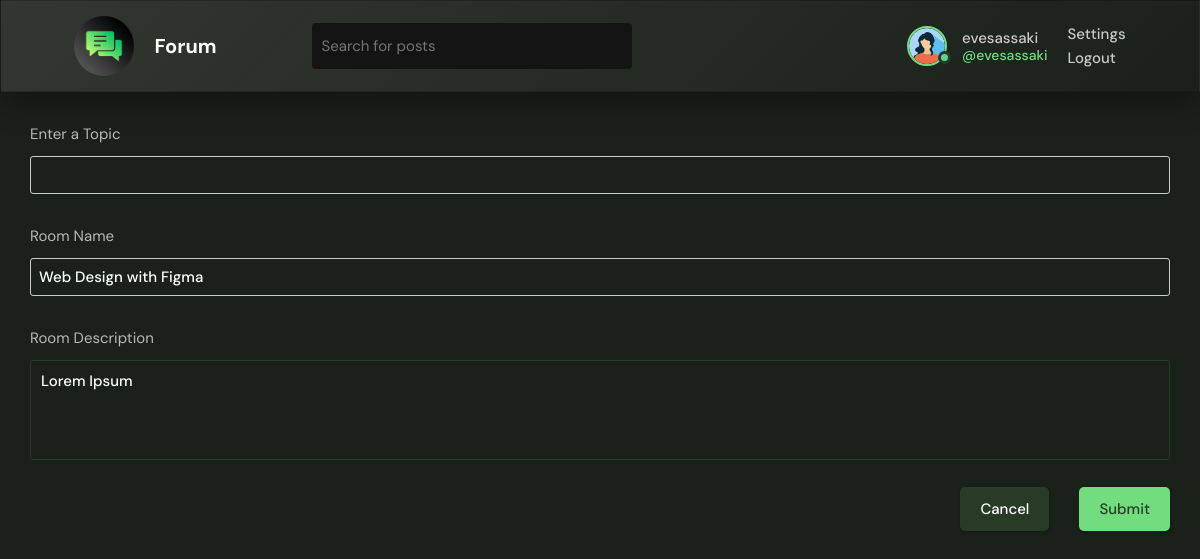
Page /update-room/5/ (signed in) on the committed database.
### base/models.py (models this page shows, shortened)
class User(AbstractUser):
    name = models.CharField(max_length=200, null=True)
    email = models.EmailField(unique=True, null=True)
    bio = models.TextField(null=True)
    avatar = models.ImageField(null=True, default='avatar.png')
    USERNAME_FIELD = 'email'
    REQUIRED_FIELDS = []

class Room(models.Model):
    host = models.ForeignKey(User, on_delete=models.SET_NULL, null=True)
    topic = models.ForeignKey(Topic, on_delete=models.SET_NULL, null=True)
    name = models.CharField(max_length=200)
    description = models.TextField(null=True, blank=True)
    participants = models.ManyToManyField(User, related_name='participants', blank=True)
    updated = models.DateTimeField(auto_now=True)
    created = models.DateTimeField(auto_now_add=True)
    class Meta:
        ordering = ['-updated', '-created']

### base/views.py (the view)
# urls.py: path('update-room/<str:pk>/', views.updateRoom, name="update-room"),
@login_required(login_url='login')
def updateRoom(request, pk):
    room = Room.objects.get(id=pk)
    form = RoomForm(instance=room)
    topics = Topic.objects.all()
    if request.user != room.host:
        return HttpResponse('You are not allowed here.')
    if request.method == 'POST':
        form = RoomForm(request.POST, instance=room)
        if form.is_valid():
            form.save()
            return redirect('home')
    context = {'form': form, 'topics': topics}
    return render(request, 'base/room_form.html', context)

### base/forms.py
class RoomForm(ModelForm):
    class Meta:
        model = Room
        fields = '__all__'
        exclude = ['host', 'participants']

### base/templates/base/room_form.html (shortened to what this page needs)
{% extends 'main.html' %} {% block content %}
<div class="layout__body">
  <form class="form" action="" method="POST">
    <div class="form__group">
      <label for="room_topic">Enter a Topic</label>
      <input
        required
        type="text"
        value="{{room.topic.name}}"
        name="topic"
        list="topic-list"
      />
    </div>
    <div class="form__group">
      <label for="room_name">Room Name</label>
      {{form.name}}
    </div>
    <div class="form__group">
      <label for="room_description">Room Description</label>
      {{form.description}}
    </div>
    <div class="form__action">
      <a class="btn btn--dark" href="{{request.META.HTTP_REFERER}}">Cancel</a>
      <button class="btn btn--main" type="submit">Submit</button>
    </div>
  </form>
</div>
{% endblock content %}

### templates/navbar.html
{% load static %}
<header class="header header--loggedIn">
  <div class="container">
    <a href="{% url 'home' %}" class="header__logo">
      <img src="{% static 'images/logo.png' %}" />
      <h1>Forum</h1>
    </a>
    <form class="header__search" method="GET" action="{% url 'home' %}">
      <label>
        <input name="q" placeholder="Search for posts" />
      </label>
    </form>
    <nav class="header__menu">
      {% if request.user.is_authenticated %}
      <div class="header__user">
        <a href="{% url 'update-user' %}">
          <div class="avatar avatar--medium active">
            <img src="{{request.user.avatar.url}}" />
          </div>
          <p>
            {{request.user.username}} <span>@{{request.user.username}}</span>
          </p>
        </a>
        <div>
          <a href="{% url 'update-user' %}" class="dropdown-link"> Settings</a>
          <a href="{% url 'logout' %}" class="dropdown-link"> Logout</a>
        </div>
      </div>
      {% else %}
      <a href="{% url 'login' %}">
        <img src="{% static 'images/avatar.png' %}" />
        <p>Login</p>
      </a>
      {% endif %}
    </nav>
  </div>
</header>

### static/styles/style.css (style rules this page uses)
:root { --color-main: #71dd7f; --color-main-light: #e1f6fb; --color-dark: #283b26; --color-dark-medium: #141414; --color-light: #ffffff; --color-gray: #c9c9c9; --color-light-gray: #b2bdb4; --color-bg: #1a201a; --color-success: #5dd693; --color-error: #fc4b0b; }
* { font-family: "DM Sans", -apple-system, BlinkMacSystemFont, "Segoe UI", Roboto, Oxygen, Ubuntu, Cantarell, "Open Sans", "Helvetica Neue", sans-serif; margin: 0; padding: 0; box-sizing: border-box; text-rendering: optimizeLegibility; font-size: inherit; }
html { font-size: 56.25%; }
@media only screen and (min-width: 1200px) { html { font-size: 62.5%; } }
body { line-height: 1.6; font-weight: 400; font-size: 1.5rem; color: var(--color-light-gray); background-color: var(--color-bg); min-height: 100vh; }
img { width: 100%; }
a { display: inline-block; color: var(--color-main); text-decoration: none; }
.container { max-width: 120rem; width: 90%; margin: auto; }
.btn { background-color: var(--color-main); color: #141414; border: none; display: inline-flex; align-items: center; gap: 1rem; cursor: pointer; transition: all ease-in-out 0.3s; padding: 1rem 2rem; border-radius: 5px; box-shadow: 1px 1px 3px 1px rgba(0, 0, 0, 0.15); font-weight: 500; }
.btn--main { background-color: var(--color-main); color: var(--color-dark); }
.btn--dark { background-color: var(--color-dark); color: var(--color-light); }
.avatar { position: relative; display: inline-block; border-radius: 50%; border: 2px solid var(--color-main); }
.avatar img { display: block; border-radius: 50%; object-fit: cover; object-position: center; }
.avatar::after { content: ""; display: block; position: absolute; background-color: var(--color-gray); z-index: 111; border-radius: 50%; border: 0.3rem solid var(--color-dark); }
.avatar.active::after { background-color: var(--color-success); }
.avatar.avatar--medium img { width: 3.6rem; height: 3.6rem; border-radius: 50%; }
.avatar.avatar--medium:after { width: 0.7rem; height: 0.7rem; bottom: 0px; right: -6px; }
.header { padding: 1.5rem; background: linear-gradient(135deg, rgba(255, 255, 255, 0.1), rgba(255, 255, 255, 0)); -webkit-backdrop-filter: blur(20px); box-shadow: 0 8px 32px 0 rgba(0, 0, 0, 0.37); border: 1px solid rgba(0, 0, 0, 0.18); }
.header > .container { display: flex; align-items: center; gap: 9.5rem; }
.header__logo, .header__user { display: flex; gap: 2rem; align-items: center; }
.header__logo > img { height: 60px; width: 60px; }
.header__logo > h1 { font-weight: 700; font-size: 2rem; color: var(--color-light); }
.header__search > label { background-color: var(--color-dark-medium); padding: 1.3rem 1rem; display: flex; align-items: center; gap: 1rem; border-radius: 4px; }
.header__search input { width: 30rem; background: transparent; border: none; outline: none; color: var(--color-light); }
.header__menu { margin-left: auto; position: relative; }
.header__menu a { display: flex; gap: 1.5rem; align-items: center; font-weight: 500; text-decoration: none; color: var(--color-gray); }
.header__menu img { height: 3.6rem; }
.header__menu p { line-height: 1.2; }
.header__menu span { color: var(--color-main); font-weight: 500; font-size: 1.4rem; display: block; }
.layout__body { margin: 3rem; }
.form__group { margin-bottom: 2rem; width: 100%; }
.form__group label { display: block; font-size: 1.5rem; margin-bottom: 1rem; }
.form__group input, .form__group textarea, .form__group select { background: transparent; border: 1px solid var(--color-dark); padding: 1rem; border-radius: 3px; width: 100%; color: var(--color-light); font-weight: 500; outline: none; }
.form__group textarea { background: transparent; height: 10rem; resize: none; }
.form__action { display: flex; justify-content: flex-end; gap: 3rem; }
input[type="text"], input[type="password"] { width: 100%; padding: 8px; margin-bottom: 10px; border: 1px solid #ccc; border-radius: 3px; }

### rows in the picture
User: user.avatar (picture), user.username "evesassaki"
Room: name "Web Design with Figma", description "Lorem Ipsum"
